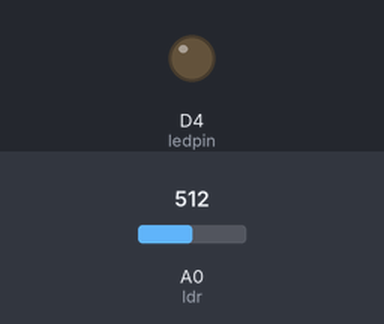
A sketch run on a simulated ESP8266 (NodeMCU). Parts: output pins drawn as LEDs (lit = HIGH). Dashed ring = blinking. Inputs (shaded band) come from the test bench; at power-on: A0 (ldr) = 512. What the sketch prints to the serial monitor is not drawn.

Above: at 6.8 s.
6.9 s: A0 (ldr) set to 20
At 9.0 s:
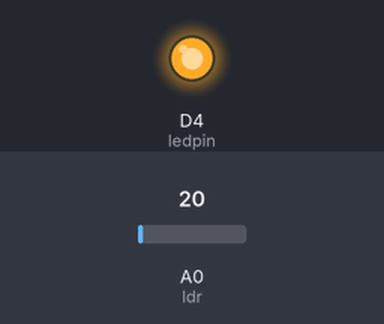
18.8 s: A0 (ldr) set to 185
30.7 s: A0 (ldr) set to 219
At 32.0 s:
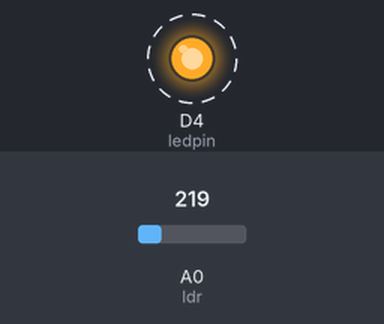
38.2 s: A0 (ldr) set to 122
At 39.7 s:
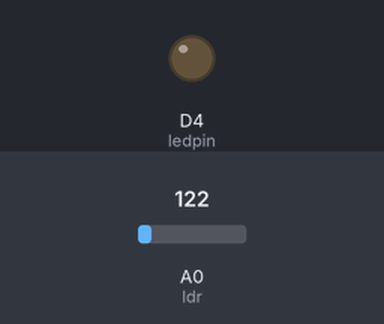
44.9 s: A0 (ldr) set to 306
At 46.4 s:
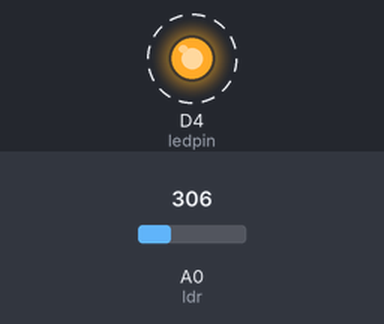
Timing chart, 0 to 53.4 s (numbered marks = the images above; inputs shaded):
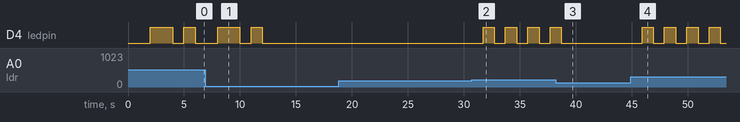

Measured:
- the behaviour switches between 202 and 203 on A0 (ldr) (found by bisection; images 1 and 2)
- after the input at 6.9 s, D4 (ledpin): goes on until 12.0 s, then stays LOW
- after the input at 30.7 s, D4 (ledpin): alternates HIGH for 1.0 s and LOW for 1.0 s, starting after 1.0 s
- after the input at 38.2 s, D4 (ledpin): goes on until 38.7 s, then stays LOW
- after the input at 44.9 s, D4 (ledpin): alternates HIGH for 1.0 s and LOW for 1.0 s, starting after 1.0 s

The sketch:

luz_do_poste.ino
```cpp
int ledpin = D4;
int ldr = A0;
int valorldr=0;
float luminosidade;

void setup() {
  Serial.begin(115200);
  pinMode(ledpin,OUTPUT);

}

void loop() {

valorldr =  analogRead(ldr);

luminosidade = map(valorldr, 0, 1023, 0, 255);
Serial.print("Valor lido do LDR : ");
Serial.println(luminosidade);

if (luminosidade > 100)
{digitalWrite(ledpin,LOW);
delay(2000);
digitalWrite(ledpin,HIGH);
delay(2000);

}
 if (luminosidade < 100,luminosidade > 50){
  digitalWrite(ledpin,LOW);
  delay(1000);
  digitalWrite(ledpin,HIGH);
  delay(1000);
 }

if(luminosidade < 50, luminosidade > 30) {
  digitalWrite(ledpin,LOW);

}

 }
```
